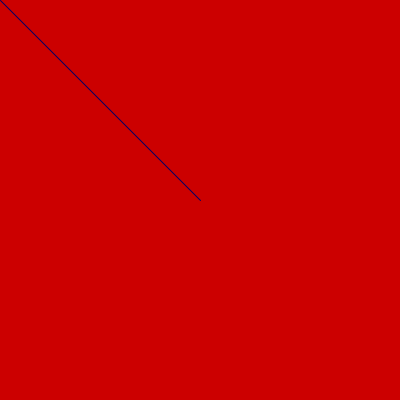
Frame 1 (no input)
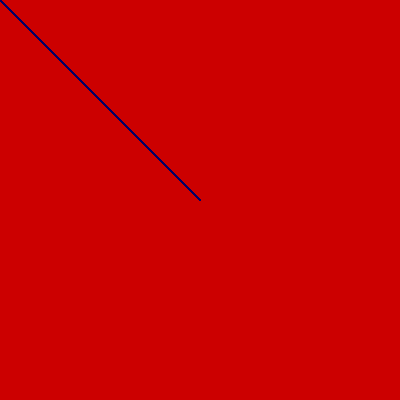
Frame 60 (the mouse pressed at the canvas centre just before this capture)
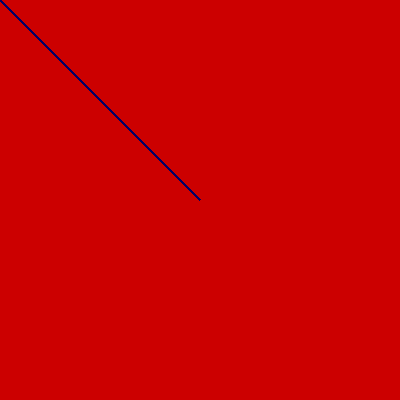
Frame 120 (the mouse held since frame 60 and released just before this capture)

The Processing sketch that drew these frames (run headless with seeded random() and noise(); from frame 60 on, the mouse is pressed at the canvas centre):

// Processing sketch: processing_150604
// ── processing_150604.pde

    void setup() {
       size(400, 400);
       background(204, 0, 0);
       stroke(#000066);
     }
     void draw() {
       line(200, 200, mouseX, mouseY);
     }
     
     void mousePressed() {
       background(0, 0, 102);
       stroke(#cc0000);
     }
